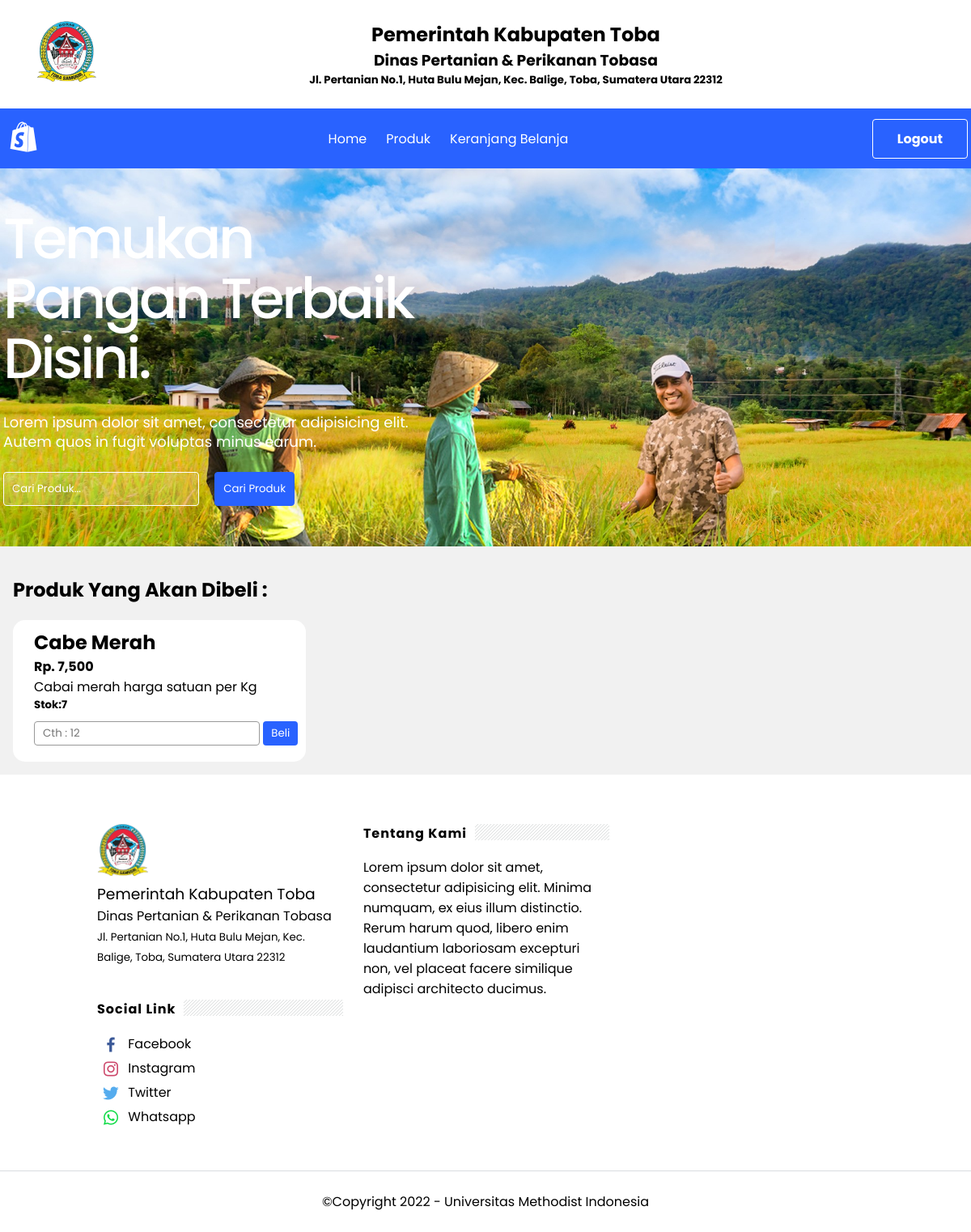
The app's page /detail-produk.php?id=14, older data.
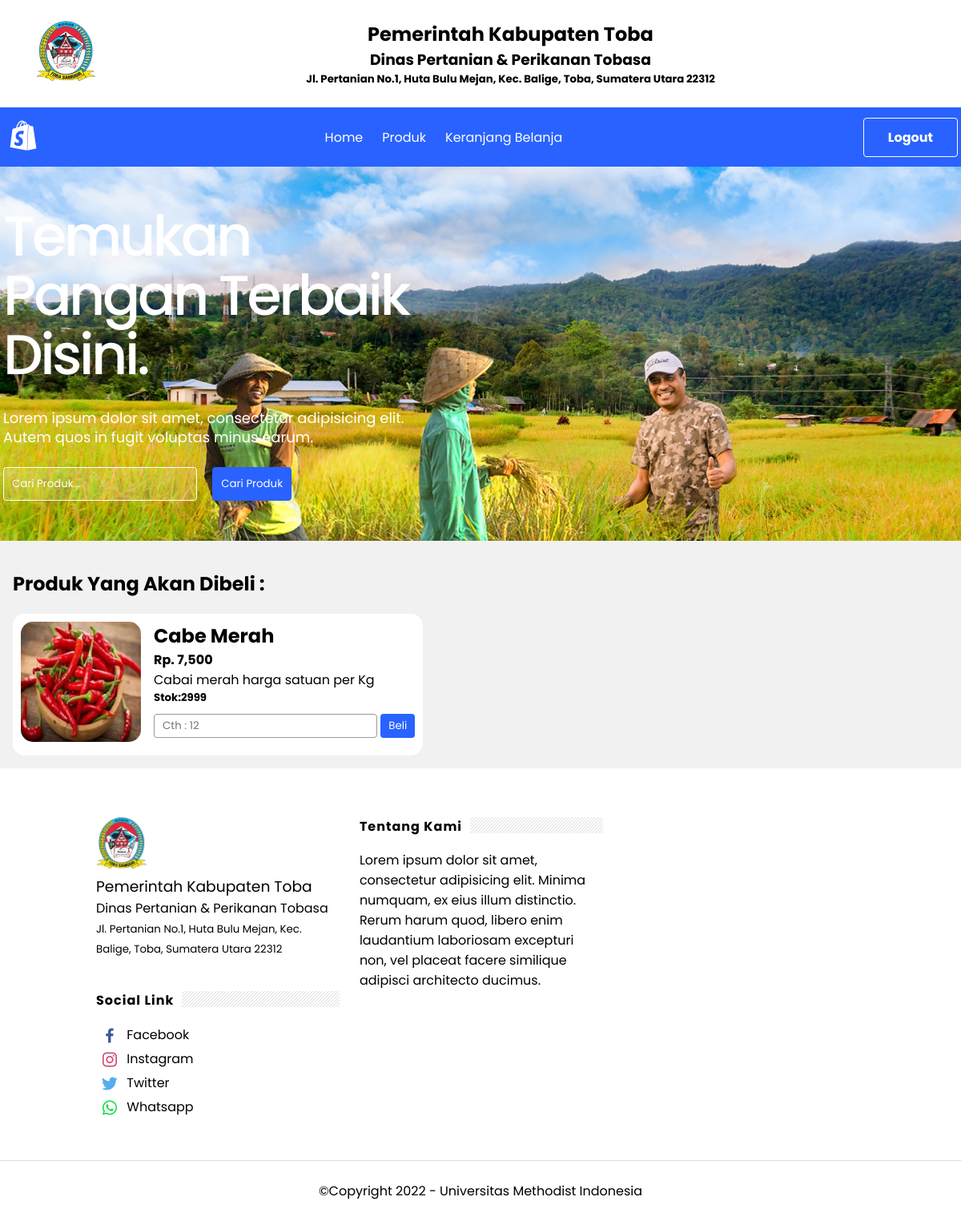
The same page, newer data.
### tables this page shows
CREATE TABLE `tb_product` (
  `product_id` int(11) NOT NULL,
  `category_id` int(11) NOT NULL,
  `penjual_id` int(11) NOT NULL,
  `product_name` varchar(100) NOT NULL,
  `product_price` int(11) NOT NULL,
  `berat_produk` varchar(100) NOT NULL,
  `stok_produk` int(5) NOT NULL,
  `product_descrption` text NOT NULL,
  `product_image` varchar(100) NOT NULL,
  `alamat_pemilik` varchar(100) NOT NULL,
  `no_telepon` varchar(100) NOT NULL,
  `product_status` tinyint(1) NOT NULL,
  `date_created` timestamp NOT NULL DEFAULT current_timestamp() ON UPDATE current_timestamp()
);

### detail-produk.php (the view, shortened to what this page needs)
<?php
$koneksi =new mysqli("localhost","root","","db_hasilpertanian");
?>
<?php
$product_id = $_GET["id"];
$ambil=$koneksi->query("SELECT * FROM tb_product WHERE product_id='$product_id'");
$detail=$ambil->fetch_assoc();
?>
<!doctype html>
<html>
<head>
<link rel="stylesheet" type="text/css" href="css/style.css">
	<link href='https://unpkg.com/boxicons@2.1.2/css/boxicons.min.css' rel='stylesheet'>
</head>
<body >
<div class='first-header'>
	<div class='header-logo-univ'>
<img src='logo-toba.png' width="75">
</div>
<div class="goverment-toba">
<h2>Pemerintah Kabupaten Toba</h2>
<h3>Dinas Pertanian & Perikanan Tobasa</h3>
<h5>Jl. Pertanian No.1, Huta Bulu Mejan, Kec. Balige, Toba, Sumatera Utara 22312</h5>
</div>
</div>
	<header class="header-wrapper bgcolor">
<div class="header-section section" id="header-section" name="Header"><div id="headerwrap">
<div class="header-widget">
<a class="header-logo-image" href="#">
<h1 id="header-title"><i class='bx bxl-shopify' style='font-size:50px'></i></h1>
</a>
</div>
</div><div class='linklist'>
<div class="menu-widget">
<span class="menu-item"><a href="index.php">Home</a></span><span class="menu-item"><a href="produk.php">Produk</a></span><span class="menu-item"><a href="keranjang.php">Keranjang Belanja</a></span>
</div>
</div><div class='logout-button'><span class='logout-btn'><a href='logout1.php'>Logout</a></span></div></div>
</header>
	<div class='hero-content'>
<div class="jumbotron-content">
<div class="jumbotron-inner">
<h2 class="title">Temukan Pangan Terbaik Disini.</h2>
<p>Lorem ipsum dolor sit amet, consectetur adipisicing elit. Autem quos in fugit voluptas minus earum.</p>
<div class="search">
		<div class="search-form">
			<form action="produk.php" method="get">
				<input type="text" name="search" placeholder="Cari Produk...">
				<input type="submit" name="cari" value="Cari Produk">
			</form>
		</div>
	</div>
</div>
</div>
</div>
<section class="content">
	<div class="container" style='background:#f1f1f1'>
	<h2 style='margin:20px 0;'>Produk Yang Akan Dibeli :</h2>
	<div class="card-detail-produk">
	<div class="col-md-6">
		<img src="produk/<?php echo $detail["product_image"];?>" alt="" class="img-responsive" style='width:150px;border-radius:15px;'>
	</div>
	<div class="col-md-6" style='margin-left:1rem'>
		<h2><?php echo $detail["product_name"]?></h2>
		<h4>Rp. <?php echo number_format($detail["product_price"]);?></h4>
		<p><?php echo $detail["product_descrption"];?></p>
		<h5>Stok:<?php echo $detail['stok_produk']?></h5>
		<form method="post">
			<div class="form-group">
				<div class="input-group">
				<input style='margin:10px 0;border:thin solid #999;padding:4px 10px;border-radius:4px;' placeholder='Cth : 12' type="number" class="form-control" name="jumlah" max="<?php echo $detail['stok_produk']?>">
					<button class="btn btn-primary" name="beli">Beli</button>
	</div>
	</div>
		</form>
		</div>
		</div>
	</div>
</section>
	<div id='footer'>
    <div class='footer-sections row'>
      <div class='sect-left' id='footer-sec1'><img src='logo-toba.png' width='64'/>
		<h3 style='font-weight:normal'>Pemerintah Kabupaten Toba</h3>
		  <h4 style='font-weight:normal'>Dinas Pertanian &amp; Perikanan Tobasa</h4>
		  <p><small>Jl. Pertanian No.1, Huta Bulu Mejan, Kec. Balige, Toba, Sumatera Utara 22312</small></p>
		</div>
      <div class='sect-left' id='footer-sec2'><h2> Tentang Kami</h2>Lorem ipsum dolor sit amet, consectetur adipisicing elit. Minima numquam, ex eius illum distinctio. Rerum harum quod, libero enim laudantium laboriosam excepturi non, vel placeat facere similique adipisci architecto ducimus.</div>
		<div class='sect-left' id='footer-sec3'><h2>Social Link</h2>
			<ul class='list-style'>
			<li><i class='bx bxl-facebook' style='color:#3b5998'></i>
				<a href='#'>Facebook</a>
				</li>
				<li><i class='bx bxl-instagram' style='color:#cd486b'></i>
				<a href='#'>Instagram</a>
				</li>
				<li><i class='bx bxl-twitter' style='color:#55acee'  ></i>
					<a href='#'>Twitter</a>
				</li>
				<li><i class='bx bxl-whatsapp' style='color:#0EDB45'></i>
				<a href='#'>Whatsapp</a>
				</li>
			</ul>
		</div>
  </div>
	<div class='footer-copyright'><p>©Copyright 2022 - Universitas Methodist Indonesia</p></div>
	</div>
</body>
</html>

### css/style.css (style rules this page uses)
* { padding: 0; margin: 0; font-family: 'Poppins', sans-serif; }
body { font-family: 'Poppins', sans-serif; background: #fff; background-size: cover; overflow-x: hidden; }
a { color: inherit; text-decoration: none; }
span.logout-btn { color: #fff; border: thin solid #fff; padding: 12px 30px; border-radius: 4px; transition: all .5s ease; font-weight: bold; }
button.btn { padding: 5px 10px; margin:10px 0; background-color: #2962ff; border-radius:4px; color:#fff; border: none; cursor: pointer; }
.container { padding:1rem; padding:1rem; background:#f1f1f1; }
.container:after { content: ''; display: block; clear: both; }
.search { display:block; }
.search input[type=text] { width: 40%; padding: 10px; background-color: rgba(255,255,255,0.16); border:thin solid #fff; outline:none; border-radius:4px; color:#fff; }
.search input[type=submit] { padding: 10px; background:#2962ff; color: #fff; border: thin solid #2962ff; cursor: pointer; transition:all .5s ease; margin-left: 15px; border-radius:4px; }
.search .search-form ::placeholder { color: #fff; opacity: 1; }
#footer { background:#fff; padding:0; margin:10px 0 0 }
#footer h2:after { content: ''; display: inline-block; position: absolute; height: 20px; top: 0; margin: 1px 0 12px 10px; width: 100%; background: url("../repeat-bg.png")repeat; }
.footer-sections { overflow: hidden; margin: 0 auto; padding: 50px 120px; }
.sect-left { display:inline-block; float:left; width:31.655%; margin-right:25px; }
.sect-left:nth-child(3) { margin-right:0 }
.sect-left h2 { position: relative; background:none; overflow: hidden; padding: 0 0 10px 0; display: inline-block; -webkit-flex: 0 auto; -ms-flex: 0 auto; flex: 0 auto; margin: 0; font-size: 1rem; font-weight: 700; white-space: nowrap; width: 100%; letter-spacing: 1px; }
.list-style { list-style: none; }
#footer-sec3 ul li i { font-size: 24px; vertical-align: middle; margin:3px 5px; }
.footer-copyright { border-top: thin solid #dadce0; display:flex; justify-content: center; align-items: center; }
.footer-copyright { padding:25px 0; }
div.first-header { display:flex; margin:25px 45px; }
div.goverment-toba { text-align: center; margin: 0 auto; }
.header-wrapper { -webkit-box-align: center; -ms-flex-align: center; align-items: center; background-color:#2962ff; display: -webkit-box; display: -ms-flexbox; display: flex; left: 0; min-height: 74px; position:relative; right: 0; top: 0; z-index:2; }
.header-wrapper .header-section { -webkit-box-align: center; -ms-flex-align: center; align-items: center; display: inherit; -webkit-box-pack: justify; -ms-flex-pack: justify; justify-content: space-between; max-width: 1192px; margin: 0 auto; width: 100%; position: relative; }
.header-wrapper .header-section h1 { color :#fff; font-size:20px; text-transform:capitalize; }
.linklist { display: -webkit-box; display: -ms-flexbox; display: flex; -webkit-box-align: center; -ms-flex-align: center; align-items: center; -webkit-box-pack: center; -ms-flex-pack: center; justify-content: center; }
span.menu-item { margin-right: 24px; color:#fff; }
.bgcolor { transition: all .5s ease; }
.hero-content { background : url("../pertanian.jpg"); background-size: cover; background-position:center; }
.jumbotron-content { max-width: 1192px; margin: 0 auto; padding: 50px 0 50px 0; }
.jumbotron-inner { max-width: 550px; }
.jumbotron-inner h2.title { font-size: 70px; line-height: 74px; margin: 0; font-weight: 500; letter-spacing: -0.05em; color: #fff; }
.jumbotron-inner p { line-height: 24px; font-size: 18px; margin: 30px 0 25px; color: #fff; }
div.first-header { display:flex; }
.card-detail-produk { display: flex; background: white; width: max-content; padding: 10px; border-radius: 15px; }

Row changes from the older to the newer data that the page shows:
changed tb_product "Cabe Merah": product_image: picture added; stok_produk "7" → "2999"
